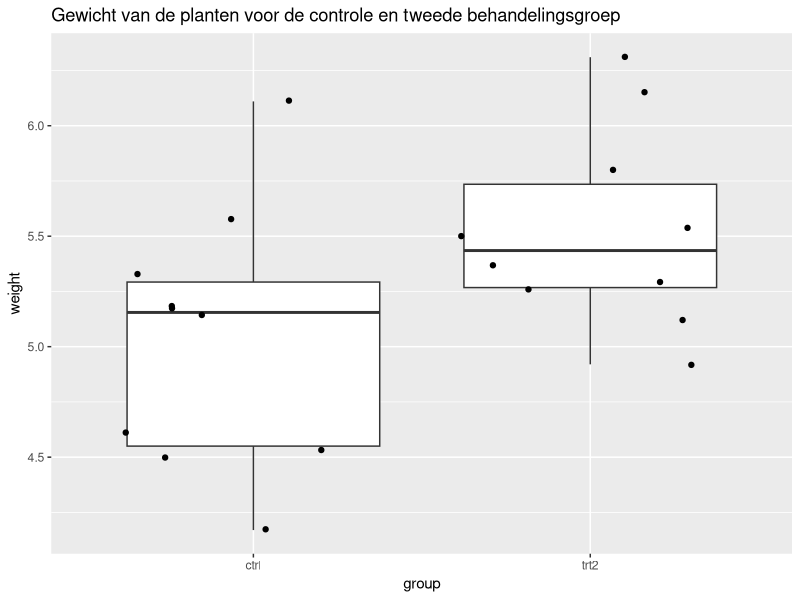
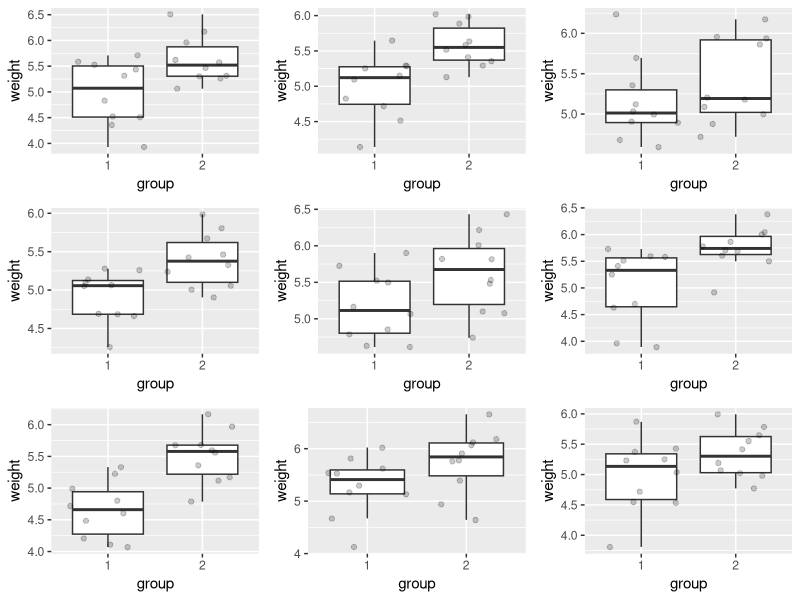
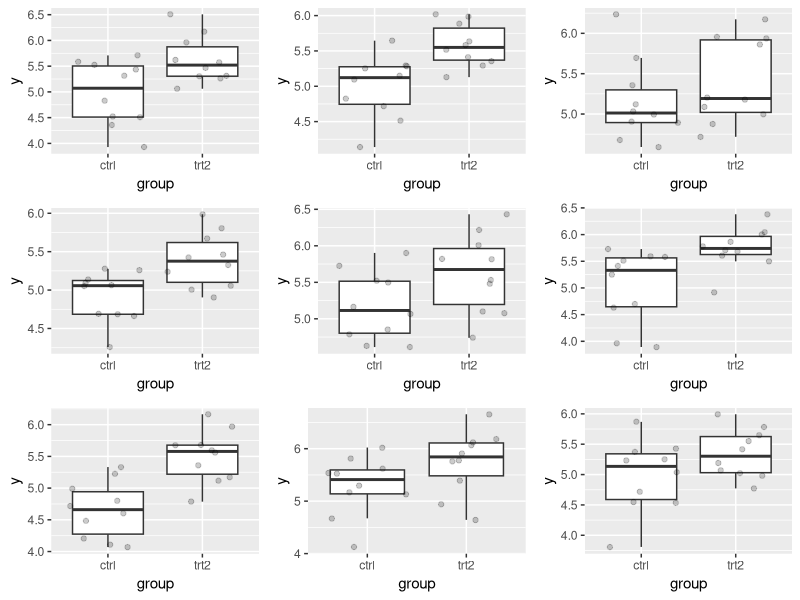
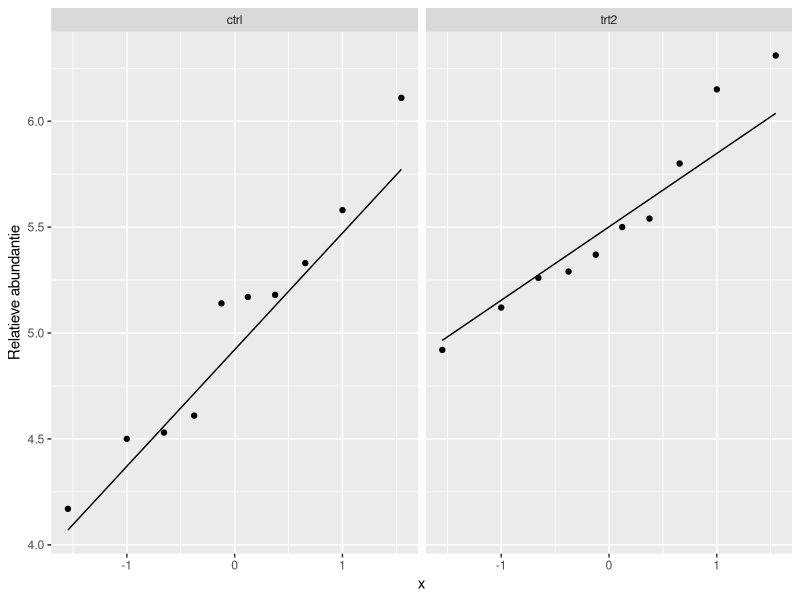
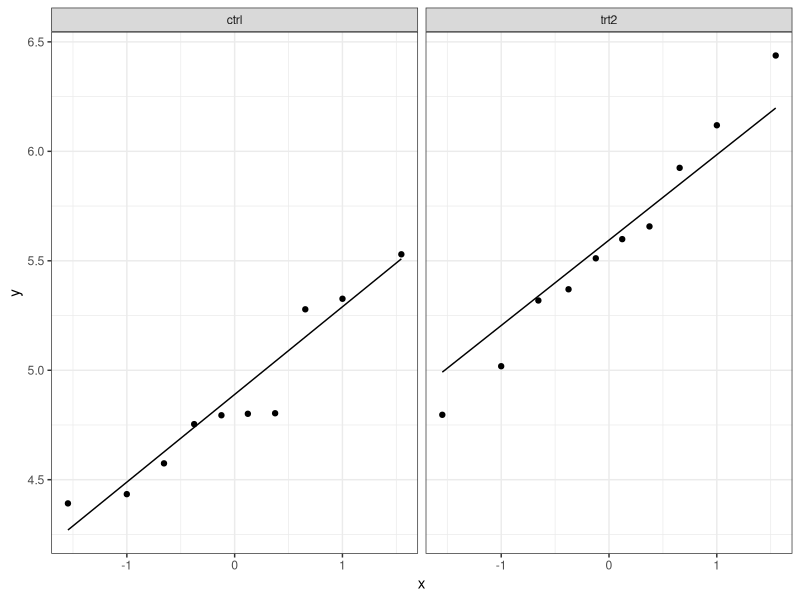
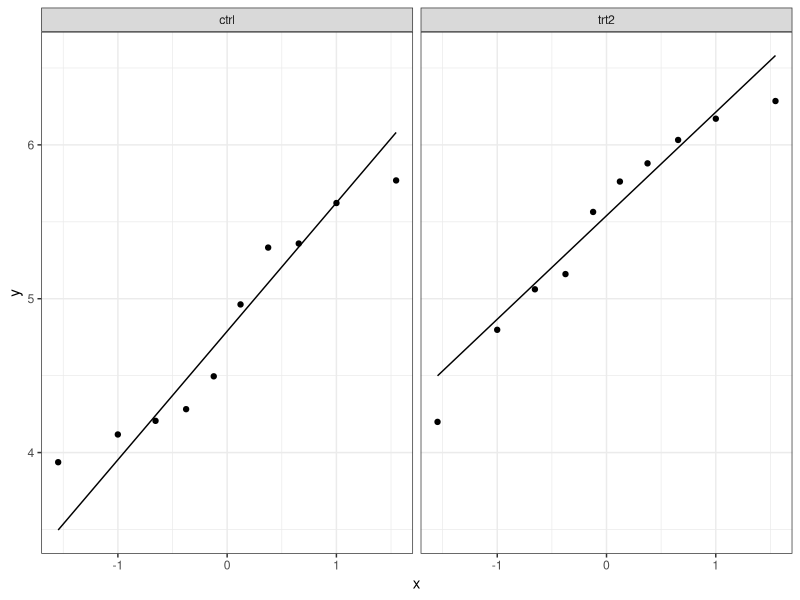
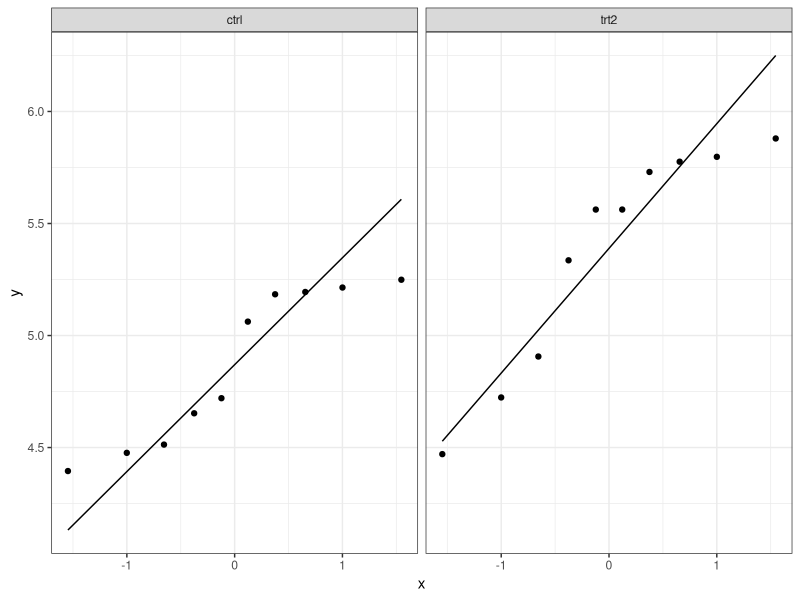
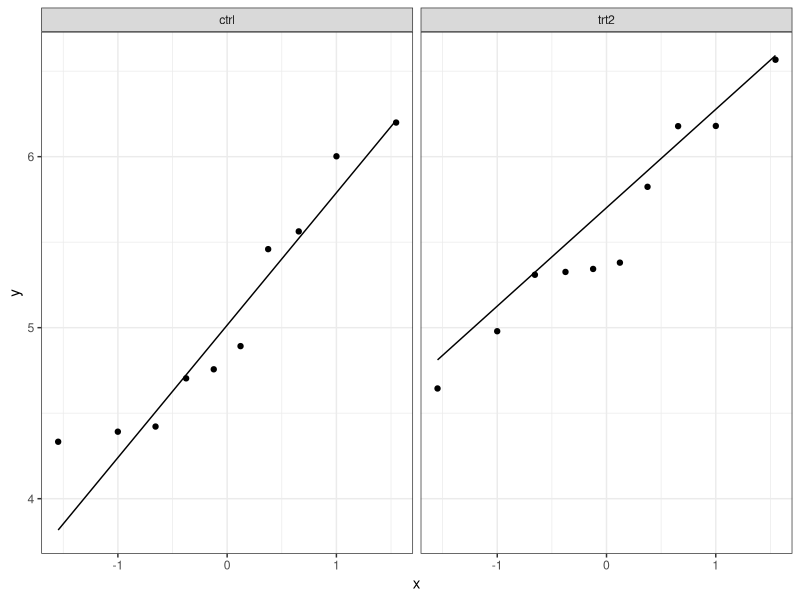

Generate these figures, in order, with R:
## ---- chunk 1
suppressPackageStartupMessages({
  library(tidyverse)
  library(ggplot2)
  library(gridExtra)
})
## ---- chunk 2
data("PlantGrowth")
## ---- chunk 3
#Bekijk hoe de dataset PlantGrowth eruit ziet
head(PlantGrowth)
## ---- chunk 4
#Filter de data zodat enkel data van de controle- (ctrl) en tweede behandelingsgroep (trt2) gebruikt worden.
PlantGrowth <- PlantGrowth %>% filter(group == "ctrl" | group == "trt2")
## ---- chunk 5
#Maak een boxplot voor elke groep (group) van het gewicht (weight) van de planten 
PlantGrowth %>% ggplot(aes(x=group,y=weight)) +
  geom_boxplot() +
  geom_jitter() +
  ggtitle("Gewicht van de planten voor de controle en tweede behandelingsgroep")
## ---- chunk 6
set.seed(52)
par(mfrow=c(3,3), mar=c(3,2,1,1))
st_dev <- PlantGrowth %>% group_by(group) %>% summarise(stdev = sd(weight))
means<- PlantGrowth %>% group_by(group) %>% summarise(m=mean(weight))
counts <- PlantGrowth %>% count(group)
sd_pooled = sqrt(((counts$n[1]-1) * st_dev$stdev[1]^2 + (counts$n[2]-1) * st_dev$stdev[2]^2) / (counts$n[1] + counts$n[2] - 2))

plots <- list()
for(i in 1:9){
  a <- rnorm(counts[1,2], mean=means$m[1], sd=sd_pooled)
  b <- rnorm(counts[2,2], mean=means$m[2], sd=sd_pooled)
  df <- data.frame("weight" = c(a,b), "group" = as.factor(c(rep(1,counts[1,2]),rep(2,counts[2,2]))))
  
  plots[[i]] <- ggplot(data=df, aes(x=group,y=weight)) + 
                geom_boxplot(outlier.shape = NA) + 
                geom_jitter(alpha=.2)
}
do.call('grid.arrange',c(plots,nrow=3, ncol = 3))
## ---- chunk 7
set.seed(52)
par(mfrow=c(3,3), mar=c(3,2,1,1))
plotList <- lapply(1:9, function(x,means,sd,nobs)
{
  data.frame(y = rnorm(
      sum(counts$n),
      mean=rep(means$m,times=nobs$n),
      sd=sd_pooled),
      group =  rep(nobs$group,times=counts$n)
  ) %>% 
    ggplot(aes(group,y)) +
    geom_boxplot(outlier.shape = NA) +
    geom_jitter(alpha=.2)
}, means=means,nobs=counts,sd=sd_pooled)

## ---- chunk 8
do.call("grid.arrange",c(plotList,nrow=3,ncol=3))
## ---- chunk 9
# Maak een QQplot van het gewicht van de planten voor elke treatment
PlantGrowth %>%
  ggplot(aes(sample = weight)) +
  geom_qq() +
  geom_qq_line() +
  facet_grid(.~group) +
  ylab("Relatieve abundantie")
## ---- chunk 10
plotList <- lapply(1:9, function(x,means,sd,nobs)
{
  data.frame(y = rnorm(
      sum(counts$n),
      mean=rep(means$m,times=counts$n),
      sd=sd_pooled),
      group =  rep(counts$group,times=counts$n)
  ) %>% 
    ggplot(aes(sample=y)) +
    geom_qq() + # qq-punten
    geom_qq_line() + # qq-lijn
    theme_bw() + 
    facet_wrap(~group)
}, means=means,nobs=counts,sd=sd_pooled)
plotList
## ---- chunk 11
# Voer de two-sample t-test uit om de nulhypothese van gelijk gemiddeld gewicht tussen de controlebehandeling en behandeling 2 na te gaan.
model_t <- t.test(weight~group, data = PlantGrowth, var.equal=TRUE) # var.equal = FALSE is de default, wat de Welch t-test zou zijn
model_t

## ---- chunk 12
# Voer een lineare regressie toe van het gewicht in functie van de behandelingsgroep.
model_lm <- lm(weight ~ group, data = PlantGrowth)
summary <- summary(model_lm)
summary
## ---- chunk 13
# Geef de 95% confidence intervals van de geschatte parameters.
confint <- confint(model_lm)
confint
